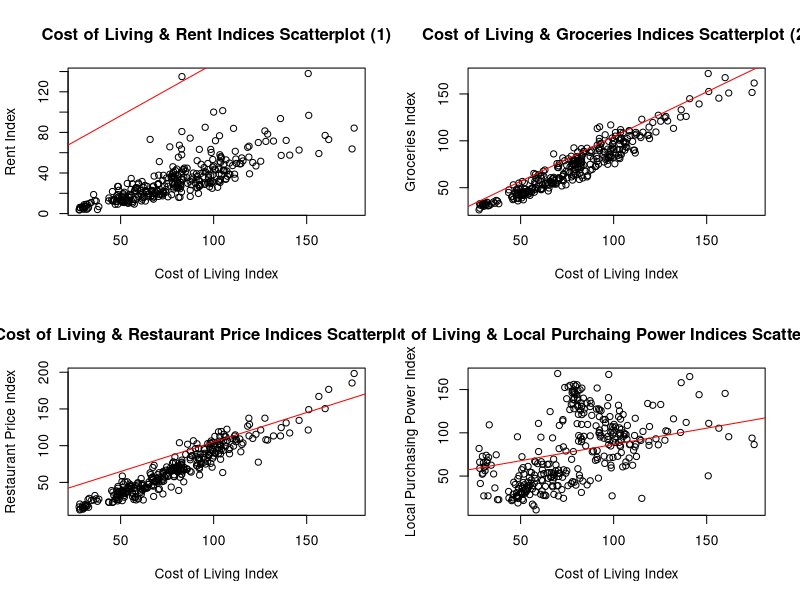

The R script that drew this image: (Note: this script raises an error after producing the figure.)
#################################################
##################### SLR 1 #####################
#################################################

cost = read.table('Cost_of_Living_2013.txt', sep = '\t', header = TRUE)

# 1. a scatterplot between the Cost of Living Index and EACH index variables.
par(mfrow = c(2,2))

plot(cost$Cost.of.Living.Index, cost$Rent.Index, xlab = "Cost of Living Index", 
     ylab = "Rent Index", main = "Cost of Living & Rent Indices Scatterplot (1)")

model1 = lm(Cost.of.Living.Index~Rent.Index, data = cost)
abline(model1, col="red")

plot(cost$Cost.of.Living.Index, cost$Groceries.Index, 
     xlab = "Cost of Living Index", ylab = "Groceries Index", 
     main = "Cost of Living & Groceries Indices Scatterplot (2)")

model2 = lm(Cost.of.Living.Index~Groceries.Index, data = cost)
abline(model2, col="red")

plot(cost$Cost.of.Living.Index, cost$Restaurant.Price.Index, 
     xlab = "Cost of Living Index", ylab = "Restaurant Price Index", 
     main = "Cost of Living & Restaurant Price Indices Scatterplot (3)")
model3 = lm(Cost.of.Living.Index~Restaurant.Price.Index, data = cost)
abline(model3, col="red")

plot(cost$Cost.of.Living.Index, cost$Local.Purchasing.Power.Index, 
     xlab = "Cost of Living Index", ylab = "Local Purchasing Power Index", 
     main = "Cost of Living & Local Purchaing Power Indices Scatterplot (4)")
model4 = lm(Cost.of.Living.Index~Local.Purchasing.Power.Index, data = cost)
abline(model4, col="red")

# 2. Compute correlation coefficients
cor(cost$Cost.of.Living.Index, cost$Rent.Index)
cor(cost$Cost.of.Living.Index, cost$Groceries.Index)
cor(cost$Cost.of.Living.Index, cost$Restaurant.Price.Index)
cor(cost$Cost.of.Living.Index, cost$Local.Purchasing.Power.Index)

# 3. Verify the conditions of each in #2

# 4. Fit a linear regression model between the Cost of Living Index and EACH 
model1 = lm(Cost.of.Living.Index~Rent.Index, data = cost)
summary(model1)
model2 = lm(Cost.of.Living.Index~Groceries.Index, data = cost)
summary(model2)
model3 = lm(Cost.of.Living.Index~Restaurant.Price.Index, data = cost)
summary(model3)
model4 = lm(Cost.of.Living.Index~Local.Purchasing.Power.Index, data = cost)
summary(model4)

# 5. What items would be the best predictors of overall cost

# 6. Find the cost of living as predicted by Groceries Index and its residual 
# for Beijing, China.

ri=which(cost$City=='Beijing, China')
ri
model2$fitted.values[ri]
model2$residuals[ri]

# plot(model1)
# plot(model2)
# plot(model3)
# plot(model4)

#################################################
##################### SLR 2 #####################
#################################################

pizza = read.table('Frozen_Pizza.txt', sep = '\t', header = TRUE)

# 1. 
baltimore = lm(Baltimore.Volume~Baltimore.Price, data = pizza)
summary(baltimore)
dallas = lm(Dallas.Volume~Dallas.Price, data = pizza)
summary(dallas)
chicago = lm(Chicago.Volume~Chicago.Price, data = pizza)
summary(chicago)
denver = lm(Denver.Volume~Denver.Price, data = pizza)
summary(denver)

summary(pizza$Dallas.Volume)
# 2.
par(mfrow = c(1,3))
plot(pizza$Week, baltimore$residuals, xlab = "Time", ylab = 'Residual',
     main = "Baltimore's Residual Plot in the Time Order")
abline(a = 0, b = 0)
plot(baltimore$fitted.values, baltimore$residuals, xlab = 'Fitted Values',
     ylab = 'Residual', main = "Baltimore's Residual Plot Against the Fitted Values")
abline(a = 0, b = 0)
qqnorm(baltimore$residuals, main = "Baltimore's Normal Q-Q Plot")
qqline(baltimore$residuals)

plot(pizza$Week, dallas$residuals, xlab = "Time", ylab = 'Residual',
     main = "Dallas's Residual Plot in the Time Order")
abline(a = 0, b = 0)
plot(dallas$fitted.values, dallas$residuals, xlab = 'Fitted Values',
     ylab = 'Residual', main = "Dallas's Residual Plot Against the Fitted Values")
abline(a = 0, b = 0)
qqnorm(dallas$residuals, main = "Dallas's Normal Q-Q Plot")
qqline(dallas$residuals)

plot(pizza$Week, chicago$residuals, xlab = "Time", ylab = 'Residual',
     main = "Chicago's Residual Plot in the Time Order")
abline(a = 0, b = 0)
plot(chicago$fitted.values, chicago$residuals, xlab = 'Fitted Values',
     ylab = 'Residual', main = "Chicago's Residual Plot Against the Fitted Values")
abline(a = 0, b = 0)
qqnorm(chicago$residuals, main = "Chicago's Normal Q-Q Plot")
qqline(chicago$residuals)

plot(pizza$Week, denver$residuals, xlab = "Time", ylab = 'Residual',
     main = "Denver's Residual Plot in the Time Order")
abline(a = 0, b = 0)
plot(denver$fitted.values, denver$residuals, xlab = 'Fitted Values',
     ylab = 'Residual', main = "Denver's Residual Plot Against the Fitted Values")
abline(a = 0, b = 0)
qqnorm(denver$residuals, main = "Denver's Normal Q-Q Plot")
qqline(denver$residuals)

# 3.
confint(dallas, level = 0.90)
#cor(pizza$Dallas.Price,pizza$Dallas.Volume)

# 5. 
range(pizza$Dallas.Price)
new = data.frame(Dallas.Price = c(2.50, 3.00))
predict(dallas, newdata = new, interval = 'confidence', level = 0.95)

# 6.
predict(dallas, newdata = data.frame(Dallas.Price = c(2.99)), 
        interval = 'prediction', level = 0.95)

plot(pizza$Dallas.Price,pizza$Dallas.Volume)
abline(dallas, col='red')

range(pizza$Dallas.Volume)

#################################################
##################### SLR 3 #####################
#################################################

gdp = read.table('GDP.txt', sep = '\t', header = TRUE)

# 1. 
par(mfrow = c(1,2))
hist(GDP$Personal.Income, xlab = "Personal Income", 
     main = "Histogram of Residuals")
qqnorm(GDP$Personal.Income)
qqline(GDP$Personal.Income)

par(mfrow = c(1,2))
hist(log10(GDP$Personal.Income), xlab = expression(Log[10](Personal.Income)), 
     main = "Histogram of Residuals")
qqnorm(log10(GDP$Personal.Income))
qqline(log10(GDP$Personal.Income))

# 2.
plot(GDP$GDP, log10(GDP$Personal.Income), 
     xlab = "GDP", ylab = expression(Log[10](Personal.Income)),
     main = "Transformed Personal Income & GDP Scatterplot")

par(mfrow = c(1,2))
plot(sqrt(GDP$GDP), log10(GDP$Personal.Income),xlab = expression(sqrt(GDP)), 
     ylab = expression(log[10](Personal.Income)), 
     main = "Transformed Personal Income & Transformed GDP Scatterplot")
plot(log10(gdp$GDP), log10(gdp$Personal.Income),xlab = expression(log10(GDP)), 
     ylab = expression(log[10](Personal.Income)),
     main = "Transformed Personal Income & Transformed GDP Scatterplot")

# 3.
model = lm(log10(Personal.Income) ~ log10(GDP), data = gdp)
plot(model$fitted.values, model$residuals, xlab = "Fitted Values", 
     ylab = "Residuals", main = "Residuals Against Fitted Values")
abline(a = 0, b = 0)

# 4. 
outlier_1 = which.min(model$residuals); outlier_1
gdp[which.min(model$residuals), ]
outlier_2 = which(model$residuals == sort(model$residuals)[2]); outlier_2

gdp[which.min(model$residuals), ]
gdp[which(model$residuals == sort(model$residuals)[2]), ]

gdp_1 = gdp[-which.min(model$residuals), ]
model_1 = lm(log10(Personal.Income) ~ log10(GDP), data = gdp_1)
summary(model)
summary(model_1)

mean(model$fitted.values)

# gdp_2 = gdp[-outlier_2, ]
# model_2 = lm(log10(Personal.Income) ~ log10(GDP), data = gdp_2)
# summary(model_2)
# 
# gdp_3 = gdp_1[-outlier_2, ]
# model_3 = lm(log10(Personal.Income) ~ log10(GDP), data = gdp_3)
# summary(model_3)

# 6.
summary(model)
#new_obs = data.frame(GDP = 300000)
#new_obs
pred = predict(model, newdata = data.frame(GDP = 300000), 
               interval = 'prediction', level = 0.95) 
pred
10^(pred)
